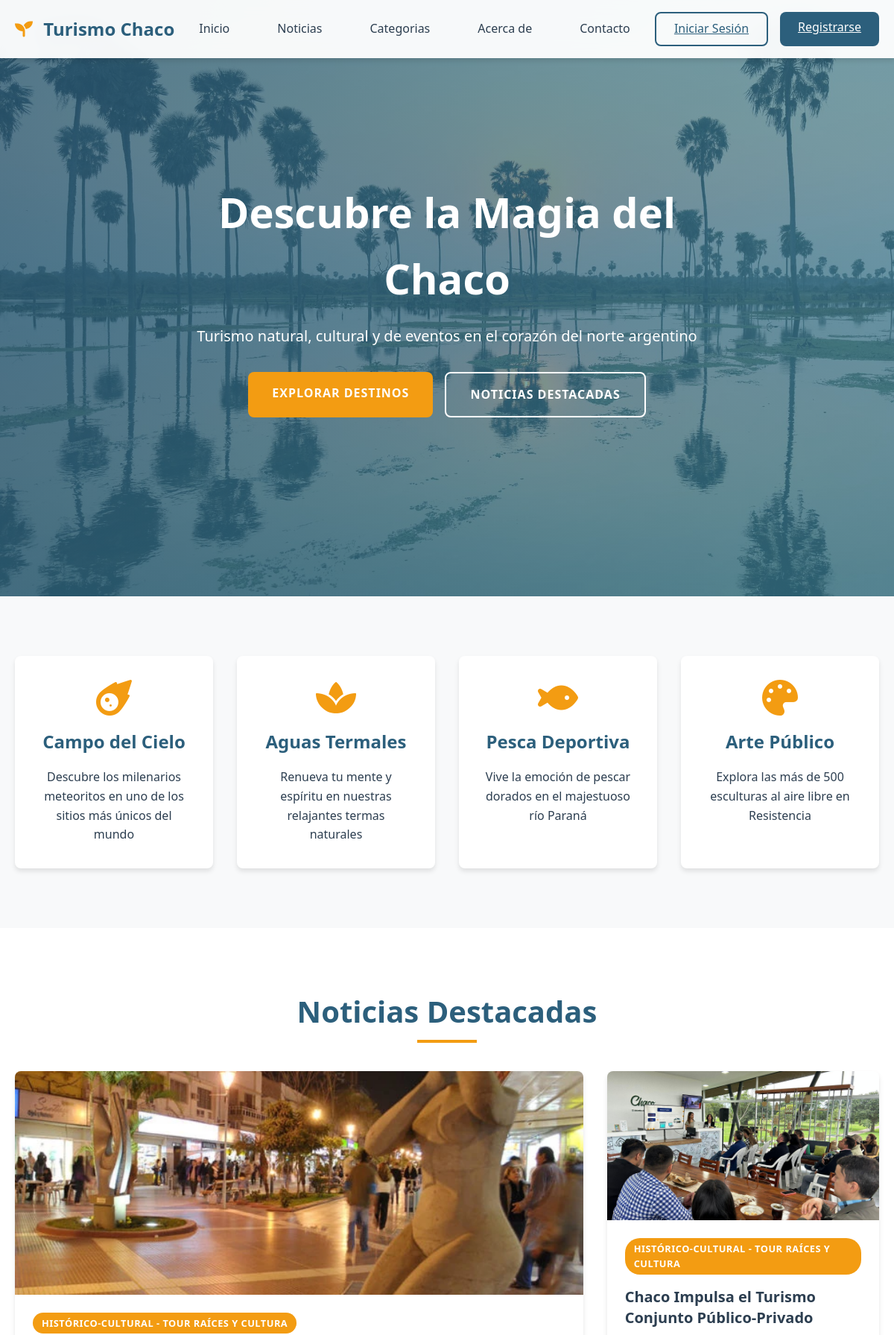
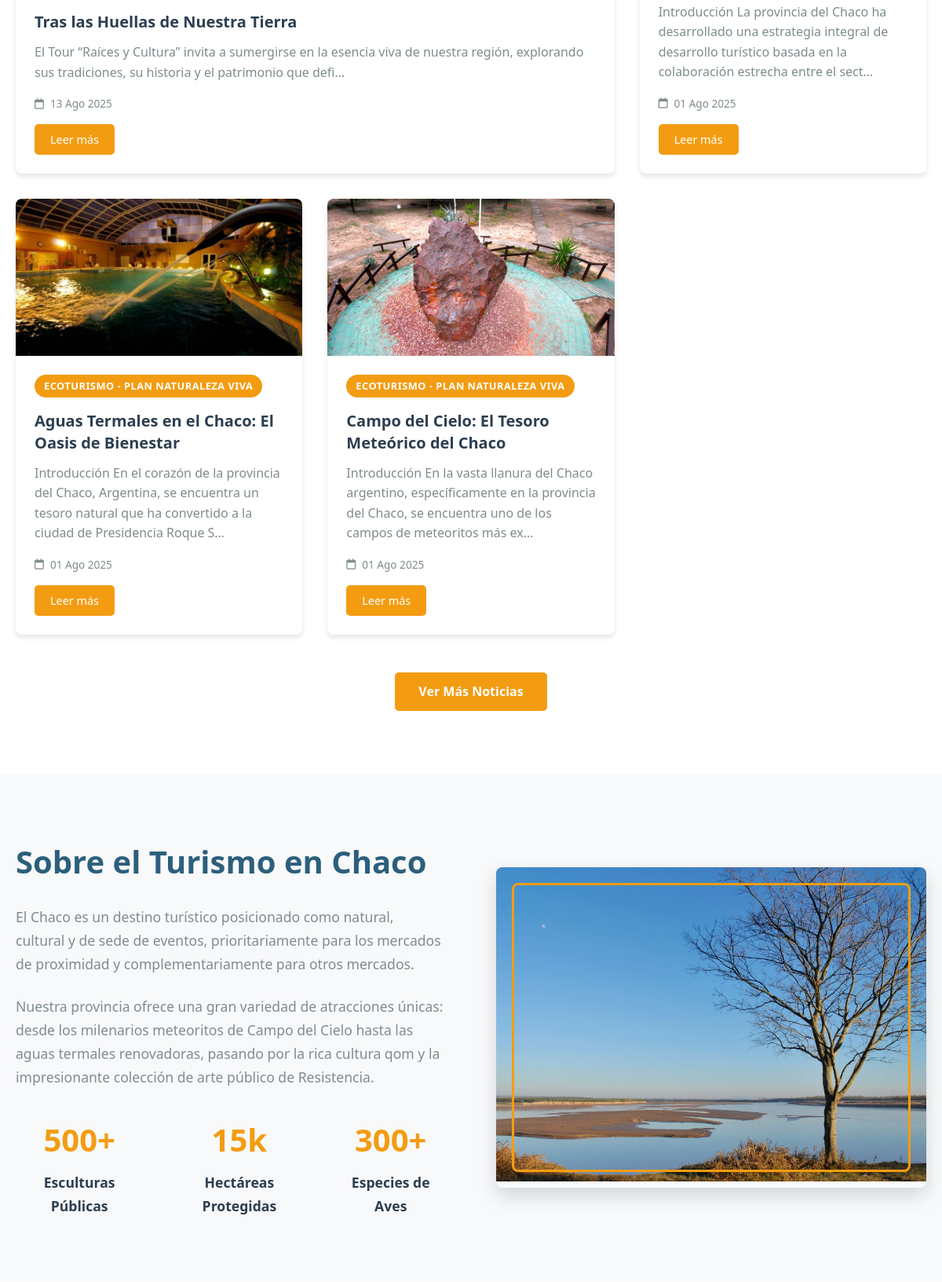
The page / (upper part) on the database its author committed (2 pictures, top to bottom).
### apps/articulos/models.py (models this page shows, shortened)
class Articulo(models.Model):
    creado = models.DateTimeField(
        auto_now_add=True
    )
    modificado = models.DateTimeField(
        auto_now=True
    )
    titulo = models.CharField(max_length=50)
    contenido = models.TextField()
    resumen = models.TextField(max_length=300, help_text="Breve descripción del artículo")
    imagen_destacada = models.ImageField(upload_to='articulos', blank=True, null=True)
    tags = models.CharField(max_length=200, blank=True, help_text="Separar con comas")
    categoria= models.ForeignKey(Categoria, null=True, on_delete=models.CASCADE)

### apps/genericos/models.py (models this page shows, shortened)
class Categoria(models.Model):
	nombre = models.CharField(max_length=60)
	imagen = models.ImageField(upload_to = 'categorias', null = True)

### blognoticias/views.py (the view)
# urls.py: path('', views.home, name="path_home"),
def home(request):
    try:
        Articulo = apps.get_model('articulos', 'Articulo')
        articulos_destacados = Articulo.objects.all().order_by('-creado')[:6]
    except:
        articulos_destacados = []
    context = {
        'articulos_destacados': articulos_destacados
    }
    return render(request, 'home.html', context)

### templates/home.html (shortened to what this page needs)
{% extends "base.html" %}
{% block contenido_cuerpo %}
<!DOCTYPE html>
<html lang="es">
<head>
    <link rel="stylesheet" href="css/styles.css">
    <link href="https://cdnjs.cloudflare.com/ajax/libs/font-awesome/6.0.0/css/all.min.css" rel="stylesheet">
</head>
<body>
    <section id="inicio" class="hero">
        <div class="hero-content">
            <h1 class="hero-title">Descubre la Magia del Chaco</h1>
            <p class="hero-subtitle">Turismo natural, cultural y de eventos en el corazón del norte argentino</p>
            <div class="hero-buttons">
                <a href="#destinos" class="btn-primary" style="text-decoration: none;">Explorar Destinos</a>
                <a href="#noticias" class="btn-secondary" style="text-decoration: none;">Noticias Destacadas</a>
            </div>
        </div>
    </section>
    <section id="destinos" class="highlights">
        <div class="container">
            <div class="highlight-cards">
                <a href="{% url 'articulos:path_detalle_articulo' 1 %}" style="text-decoration: none; color: inherit; display: block; position: relative;">
                    <div class="highlight-card" style="cursor: pointer; transition: all 0.3s ease; height: 100%;" onmouseover="this.style.transform='translateY(-5px)'; this.style.boxShadow='0 10px 25px rgba(0,0,0,0.15)'" onmouseout="this.style.transform='translateY(0)'; this.style.boxShadow=''">
                        <i class="fas fa-meteor"></i>
                        <h3>Campo del Cielo</h3>
                        <p>Descubre los milenarios meteoritos en uno de los sitios más únicos del mundo</p>
                    </div>
                </a>
                <a href="{% url 'articulos:path_detalle_articulo' 2 %}" style="text-decoration: none; color: inherit; display: block; position: relative;">
                    <div class="highlight-card" style="cursor: pointer; transition: all 0.3s ease; height: 100%;" onmouseover="this.style.transform='translateY(-5px)'; this.style.boxShadow='0 10px 25px rgba(0,0,0,0.15)'" onmouseout="this.style.transform='translateY(0)'; this.style.boxShadow=''">
                        <i class="fas fa-spa"></i>
                        <h3>Aguas Termales</h3>
                        <p>Renueva tu mente y espíritu en nuestras relajantes termas naturales</p>
                    </div>
                </a>
                <a href="{% url 'articulos:path_detalle_articulo' 3 %}" style="text-decoration: none; color: inherit; display: block; position: relative;">
                    <div class="highlight-card" style="cursor: pointer; transition: all 0.3s ease; height: 100%;" onmouseover="this.style.transform='translateY(-5px)'; this.style.boxShadow='0 10px 25px rgba(0,0,0,0.15)'" onmouseout="this.style.transform='translateY(0)'; this.style.boxShadow=''">
                        <i class="fas fa-fish"></i>
                        <h3>Pesca Deportiva</h3>
                        <p>Vive la emoción de pescar dorados en el majestuoso río Paraná</p>
                    </div>
                </a>
                <a href="{% url 'articulos:path_detalle_articulo' 4 %}" style="text-decoration: none; color: inherit; display: block; position: relative;">
                    <div class="highlight-card" style="cursor: pointer; transition: all 0.3s ease; height: 100%;" onmouseover="this.style.transform='translateY(-5px)'; this.style.boxShadow='0 10px 25px rgba(0,0,0,0.15)'" onmouseout="this.style.transform='translateY(0)'; this.style.boxShadow=''">
                        <i class="fas fa-palette"></i>
                        <h3>Arte Público</h3>
                        <p>Explora las más de 500 esculturas al aire libre en Resistencia</p>
                    </div>
                </a>
            </div>
        </div>
    </section>
    <section id="noticias" class="news-section">
        <div class="container">
            <h2 class="section-title">Noticias Destacadas</h2>
            <div class="news-grid">
                {% for articulo in articulos_destacados %}
                <article class="news-card {% if forloop.first %}featured{% endif %}">
                    <div class="news-image">
                        {% if articulo.imagen_destacada %}
                            <img src="{{ articulo.imagen_destacada.url }}" alt="{{ articulo.titulo }}">
                        {% else %}
                            <img src="https://images.unsplash.com/photo-1516298773066-c48f8e9bd92b?w=800&h=400&fit=crop" alt="{{ articulo.titulo }}">
                        {% endif %}
                    </div>
                    <div class="news-content">
                        <span class="news-category">{{ articulo.categoria.nombre|default:"Turismo"|upper }}</span>
                        <h3>
                            <a href="{% url 'articulos:path_detalle_articulo' articulo.pk %}" style="color: inherit; text-decoration: none;">
                                {{ articulo.titulo|truncatechars:80 }}
                            </a>
                        </h3>
                        <p>{{ articulo.contenido|striptags|truncatechars:150 }}</p>
                        <div class="news-meta">
                            <span><i class="far fa-calendar"></i> {{ articulo.creado|date:"d M Y" }}</span>
                        </div>
                        <a href="{% url 'articulos:path_detalle_articulo' articulo.pk %}" class="btn-read-more" style="display: inline-block; margin-top: 15px; padding: 8px 20px; background: #f39c12; color: white; text-decoration: none; border-radius: 5px; font-size: 0.9rem; transition: background 0.3s ease;" onmouseover="this.style.background='#e67e22'" onmouseout="this.style.background='#f39c12'">
                            Leer más
                        </a>
                    </div>
                </article>
                {% endfor %}
            </div>
            <div class="news-pagination">
                <a href="{% url 'articulos:path_listar_articulos' %}" class="btn-load-more" style="display: inline-block; padding: 12px 30px; background: #f39c12; color: white; text-decoration: none; border-radius: 5px; font-weight: 600; transition: background 0.3s ease;" onmouseover="this.style.background='#e67e22'" onmouseout="this.style.background='#f39c12'">Ver Más Noticias</a>
            </div>
        </div>
    </section>
    <section id="acerca" class="about-section">
        <div class="container">
            <div class="about-content">
                <div class="about-text">
                    <h2>Sobre el Turismo en Chaco</h2>
                    <p>El Chaco es un destino turístico posicionado como natural, cultural y de sede de eventos, prioritariamente para los mercados de proximidad y complementariamente para otros mercados.</p>
                    <p>Nuestra provincia ofrece una gran variedad de atracciones únicas: desde los milenarios meteoritos de Campo del Cielo hasta las aguas termales renovadoras, pasando por la rica cultura qom y la impresionante colección de arte público de Resistencia.</p>
                    <div class="stats">
                        <div class="stat">
                            <h3>500+</h3>
                            <p>Esculturas Públicas</p>
                        </div>
                        <div class="stat">
                            <h3>15k</h3>
                            <p>Hectáreas Protegidas</p>
                        </div>
                        <div class="stat">
                            <h3>300+</h3>
                            <p>Especies de Aves</p>
                        </div>
                    </div>
                </div>
                <div class="about-image">
                    <img src="static/img/portada2.webp" alt="Paisaje Chaqueño">
                </div>
            </div>
        </div>
    </section>
</body>
</html>
{% endblock contenido_cuerpo %}

### rows shown on the page
Articulo: imagen_destacada (picture), categoria.nombre "HISTÓRICO-CULTURAL - TOUR RAÍCES Y CULTURA", titulo "Tras las Huellas de Nuestra Tierra", contenido "El Tour “Raíces y Cultura” invita a sumergirse en la esencia viva de nuestra región, explorando sus tradiciones, su historia y el patrimonio que defi…", creado "13 Ago 2025"
Articulo: imagen_destacada (picture), categoria.nombre "HISTÓRICO-CULTURAL - TOUR RAÍCES Y CULTURA", titulo "Chaco Impulsa el Turismo Conjunto Público-Privado", contenido "Introducción La provincia del Chaco ha desarrollado una estrategia integral de desarrollo turístico basada en la colaboración estrecha entre el sect…", creado "01 Ago 2025"
Articulo: imagen_destacada (picture), categoria.nombre "ECOTURISMO - PLAN NATURALEZA VIVA", titulo "Aguas Termales en el Chaco: El Oasis de Bienestar", contenido "Introducción En el corazón de la provincia del Chaco, Argentina, se encuentra un tesoro natural que ha convertido a la ciudad de Presidencia Roque S…", creado "01 Ago 2025"
Articulo: imagen_destacada (picture), categoria.nombre "ECOTURISMO - PLAN NATURALEZA VIVA", titulo "Campo del Cielo: El Tesoro Meteórico del Chaco", contenido "Introducción En la vasta llanura del Chaco argentino, específicamente en la provincia del Chaco, se encuentra uno de los campos de meteoritos más ex…", creado "01 Ago 2025"
